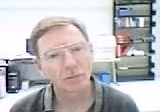
#> input picture frame 22 of src/TUTs/w3/4.face_tracking/input.mp4, 160 x 112 px
$ python cv.py
#> lines starting #> are read from the running program, lines starting #| are printed output that depends on the picture; after the words box and inside, x2 and y2 are one past the last pixel; in counts of white or black regions, pixels touching at a corner belong together
import cv2

# 对视频中的人脸进行追踪
"""
大致思路:
1. 读取OpenCV提前训练好的'人脸判断标准'
2. 对视频中的'每一帧'进行人脸识别 (特征匹配), 画'匹配框'
3. 将'匹配框'画在视频的每一帧后, 最后输出视频
"""

# 读取一个'人脸长什么样'的数据集 (人脸检测模版)
faceCascade = cv2.CascadeClassifier("./haarcascades/haarcascade_frontalface_default.xml");

# use camera
# video_capture = cv2.VideoCapture(0)

# 载入'输入视频'
video_capture = cv2.VideoCapture('input.mp4')
fourcc = cv2.VideoWriter_fourcc(*'mp4v') # 设置'输入 & 输出视频'的编码格式 (确保在读入和输出时一致)
out = cv2.VideoWriter('output.mp4',fourcc, 20.0, (160,112)) # 输出'输出视频'的'输出模版' (输出名称, 编码格式, 输出码率, 输出视频大小);
# 这里的out就相当于一个'带输出序列' (和输入视频的参数一致), 准备被各种'处理的画面帧'填满

# 逐帧循环处理
while True:
    #
    ret, frame = video_capture.read()
#> frame is the input picture: shape (112, 160, 3); mean B, G, R 184.9, 182.8, 185.9
    if frame is None: # 没有读到'下一帧' (视频读完了)
        break # 退出

    # 人脸识别 & 画框 部分
    gray = cv2.cvtColor(frame, cv2.COLOR_BGR2GRAY) # 将当前输入帧转成'灰度图'
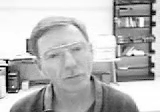
#> gray: shape (112, 160); min 0, max 255, mean 183.9
    faces = faceCascade.detectMultiScale(gray, 1.3, 5) # 使用'人脸检测模版'对当前中的'人脸'进行识别
#> faces = ()
    # 对于每个'成功检测到人脸'的画面, 返回的faces对象 即为 '匹配框' (匹配框x坐标, y坐标, 框长度, 框高度)

    # 将当前帧中的'人脸匹配框'画出来 (这里的'匹配框'可能有多个, 所以调用for循环 反复画"邻近匹配框")
    for (x, y, w, h) in faces:
        cv2.rectangle(frame, (x, y), (x+w, y+h), (0, 255, 0), 2)
#> this loop made 0 passes

    # 画完框后, 将当前'处理好的帧'写到'输出序列'(out)中
    ## 细节: out输出序列在创建时就'已经是一个视频'了, 但是没有任何'帧', 这里我们就把'内容'一帧帧的从后面插进去 (写视频内容的操作就在此)
    out.write(frame)

# 释放视频'读取序列' & '输出序列' (释放资源)
video_capture.release()
out.release()


cv2.waitKey();

$ run again, starting later in the video
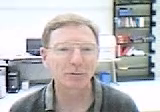
#> input picture frame 102 of src/TUTs/w3/4.face_tracking/input.mp4, 160 x 112 px
#> frame is the input picture: shape (112, 160, 3); mean B, G, R 183, 181.3, 183.7
#> `gray = cv2.cvtColor(frame, cv2.COLOR_BGR2GRAY) # 将当前输入帧转成'灰度图'`:
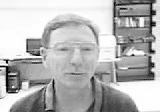
#> gray: shape (112, 160); min 0, max 255, mean 182.2
#> faces = [[46, 27, 60, 60]]
#> the loop `for (x, y, w, h) in faces:` made 1 pass
#> after the loop `for (x, y, w, h) in faces:`:
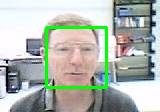
#> frame: shape (112, 160, 3); 4% of pixels changed, all inside (x1, y1, x2, y2) = (45, 26, 108, 89)

$ run again, starting later in the video
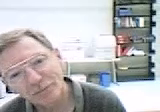
#> input picture frame 182 of src/TUTs/w3/4.face_tracking/input.mp4, 160 x 112 px
#> frame is the input picture: shape (112, 160, 3); mean B, G, R 181.9, 180, 181.8
#> `gray = cv2.cvtColor(frame, cv2.COLOR_BGR2GRAY) # 将当前输入帧转成'灰度图'`:
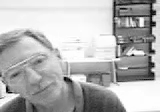
#> gray: shape (112, 160); min 2, max 255, mean 180.7
#> faces = ()
